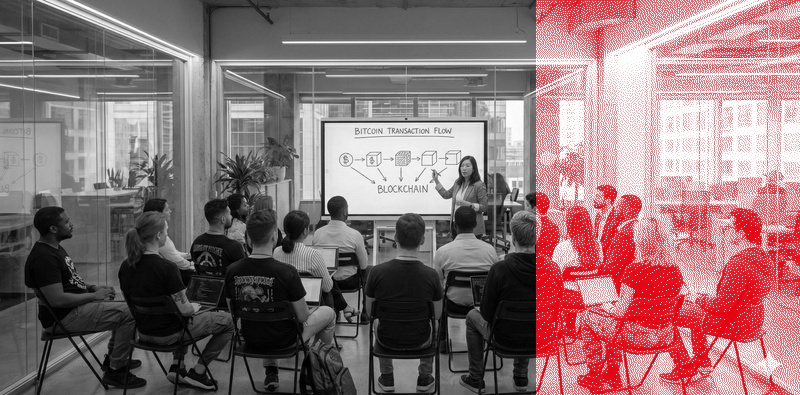
#> input picture example-basic.jpg, 800 x 395 px
$ python -i original.py   (imports and definitions only)
#> lines starting #> are read from the running program, lines starting #| are printed output that depends on the picture
import numpy as np
from numpy.typing import NDArray
from PIL import Image
from numba import njit, prange

from ...constants import ORIGINAL_PALETTE


# [87 lines left out: functions _find_closest_color, _floyd_steinberg_3color, not called in this run]


def original_dither(
    image_rgb: NDArray,
    palette: list[tuple[int, int, int]] | None = None,
    brightness: float = 1.0,
    contrast: float = 1.0,
    detail: float = 1.0,
    point_size: int = 4,
) -> NDArray:
    """Apply 3-color Floyd-Steinberg dithering (nbb original mode).

    Pipeline:
    1. Detail reduction (blur via downscale/upscale if detail < 1.0)
    2. Downscale by point_size factor
    3. Brightness/contrast adjustments
    4. Floyd-Steinberg error diffusion with 3-color palette
    5. Upscale back to original size with nearest-neighbor

    Args:
        image_rgb: Input RGB image as (h, w, 3) uint8 array
        palette: List of RGB tuples for dithering palette. Defaults to ORIGINAL_PALETTE.
        brightness: Brightness multiplier (0.0-2.0, default 1.0)
        contrast: Contrast multiplier (0.0-2.0, default 1.0)
        detail: Detail level (0.6-1.0, default 1.0). Lower = more blur.
        point_size: Pixel block size (1-8, default 4). Higher = chunkier pixels.

    Returns:
        Dithered RGB image as (h, w, 3) uint8 array
    """
    if palette is None:
        palette = ORIGINAL_PALETTE

    h, w = image_rgb.shape[:2]
    img = Image.fromarray(image_rgb)

    # Step 1: Detail reduction (blur effect via downscale-upscale)
    work_w = max(1, w // point_size)
    work_h = max(1, h // point_size)

    if detail < 1.0:
        detail_w = max(1, round(work_w * detail))
        detail_h = max(1, round(work_h * detail))
        img_detail = img.resize((detail_w, detail_h), Image.Resampling.LANCZOS)
        img_work = img_detail.resize((work_w, work_h), Image.Resampling.LANCZOS)
    else:
        img_work = img.resize((work_w, work_h), Image.Resampling.LANCZOS)

    # Step 2: Get pixel data as float32 for error diffusion
    work_array = np.array(img_work, dtype=np.float32)
    wh, ww = work_array.shape[:2]

    # Step 3: Brightness/contrast adjustments (matching JS implementation)
    if brightness != 1.0:
        work_array[:, :, :3] *= brightness

    if contrast != 1.0:
        contrast_val = contrast / 5.0
        factor = (259.0 * (contrast_val * 255.0 + 255.0)) / (255.0 * (259.0 - contrast_val * 255.0))
        work_array[:, :, :3] = factor * (work_array[:, :, :3] - 128.0) + 128.0

    work_array = np.clip(work_array, 0.0, 255.0)

    # Step 4: Floyd-Steinberg 3-color dithering
    palette_array = np.array(palette, dtype=np.float32)

    # Reshape to (h*w, 3) for the numba function — add alpha channel placeholder
    pixels_flat = np.zeros((wh * ww, 4), dtype=np.float32)
    pixels_flat[:, :3] = work_array[:, :, :3].reshape(-1, 3)
    pixels_flat[:, 3] = 255.0

    pixels_flat = _floyd_steinberg_3color(pixels_flat, ww, wh, palette_array)

    # Clamp and reshape back
    result = np.clip(pixels_flat[:, :3], 0.0, 255.0).reshape(wh, ww, 3).astype(np.uint8)

    # Step 5: Upscale with nearest-neighbor for pixel look
    out_w = ww * point_size
    out_h = wh * point_size
    result_img = Image.fromarray(result)
    result_img = result_img.resize((out_w, out_h), Image.Resampling.NEAREST)

    return np.array(result_img)

>>> import cv2
>>> picture = cv2.imread('../../../example-basic.jpg', cv2.IMREAD_GRAYSCALE)
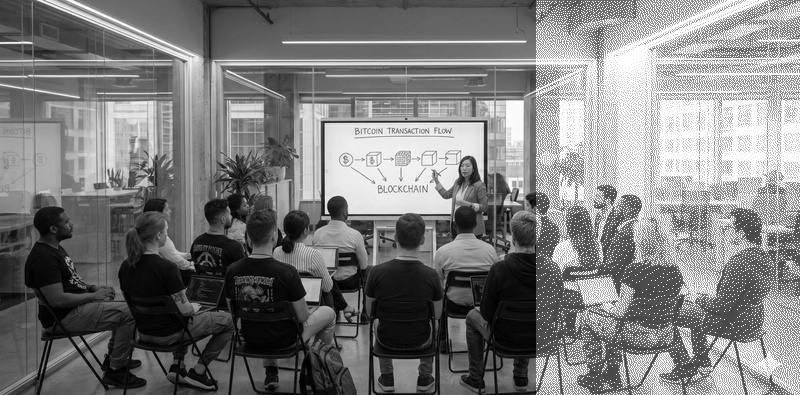
#> picture: shape (395, 800); min 0, max 255, mean 124.9
>>> result = original_dither(picture)
#> in original_dither, `img_work = img.resize((work_w, work_h), Image.Resampling.LANCZOS)`:
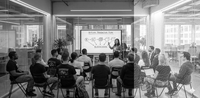
#> img_work: PIL image 200x98 L; min 0, max 255, mean 124.9
#> (the run stopped early here; a loop or call above may not have finished)
